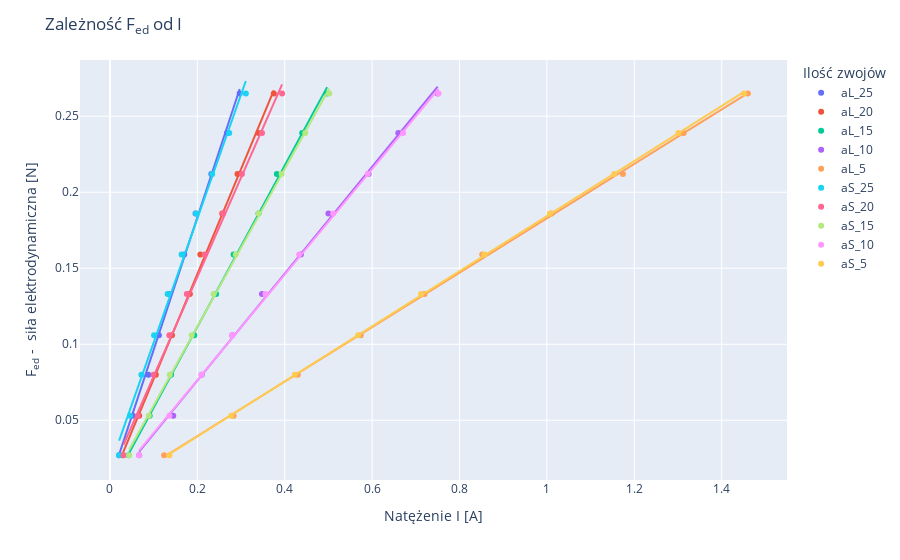

This figure's notebook cell:
### Markdown cell above
# Utworzeniu wykresu F<sub>ed</sub> od I

### Code cell
fig = px.scatter(df, y="fed", x=["aL_25", "aL_20", "aL_15", "aL_10", "aL_5", "aS_25", "aS_20", "aS_15", "aS_10", "aS_5"], trendline="ols")
fig.update_layout(
    title_text = "Zależność F<sub>ed</sub> od I",
    xaxis_title_text = "Natężenie I [A]",
    yaxis_title_text = "F<sub>ed</sub> -  siła elektrodynamiczna [N]",
    legend_title_text = "Ilość zwojów")
fig.show()

### Figure 1 — Plotly figure (JSON) as saved in the notebook; plotly's stock layout.template omitted (floating-point values rounded to 4 significant figures)
{"data": [{"hovertemplate": "variable=aL_25<br>value=%{x}<br>fed=%{y}<extra></extra>", "legendgroup": "aL_25", "marker": {"color": "#636efa", "symbol": "circle"}, "mode": "markers", "name": "aL_25", "orientation": "v", "showlegend": true, "type": "scatter", "x": [0.021, 0.052, 0.088, 0.112, 0.135, 0.17, 0.196, 0.232, 0.268, 0.297], "xaxis": "x", "y": [0.027, 0.053, 0.08, 0.106, 0.133, 0.159, 0.186, 0.212, 0.239, 0.265], "yaxis": "y"}, {"hovertemplate": "<b>OLS trendline</b><br>fed = 0.871415 * value + 0.00910066<br>R<sup>2</sup>=0.997618<br><br>variable=aL_25<br>value=%{x}<br>fed=%{y} <b>(trend)</b><extra></extra>", "legendgroup": "aL_25", "marker": {"color": "#636efa", "symbol": "circle"}, "mode": "lines", "name": "aL_25", "showlegend": false, "type": "scatter", "x": [0.021, 0.052, 0.088, 0.112, 0.135, 0.17, 0.196, 0.232, 0.268, 0.297], "xaxis": "x", "y": [0.0274, 0.05441, 0.08579, 0.1067, 0.1267, 0.1572, 0.1799, 0.2113, 0.2426, 0.2679], "yaxis": "y"}, {"hovertemplate": "variable=aL_20<br>value=%{x}<br>fed=%{y}<extra></extra>", "legendgroup": "aL_20", "marker": {"color": "#EF553B", "symbol": "circle"}, "mode": "markers", "name": "aL_20", "orientation": "v", "showlegend": true, "type": "scatter", "x": [0.03, 0.067, 0.105, 0.142, 0.183, 0.207, 0.257, 0.292, 0.34, 0.375], "xaxis": "x", "y": [0.027, 0.053, 0.08, 0.106, 0.133, 0.159, 0.186, 0.212, 0.239, 0.265], "yaxis": "y"}, {"hovertemplate": "<b>OLS trendline</b><br>fed = 0.690272 * value + 0.0080836<br>R<sup>2</sup>=0.998348<br><br>variable=aL_20<br>value=%{x}<br>fed=%{y} <b>(trend)</b><extra></extra>", "legendgroup": "aL_20", "marker": {"color": "#EF553B", "symbol": "circle"}, "mode": "lines", "name": "aL_20", "showlegend": false, "type": "scatter", "x": [0.03, 0.067, 0.105, 0.142, 0.183, 0.207, 0.257, 0.292, 0.34, 0.375], "xaxis": "x", "y": [0.02879, 0.05433, 0.08056, 0.1061, 0.1344, 0.151, 0.1855, 0.2096, 0.2428, 0.2669], "yaxis": "y"}, {"hovertemplate": "variable=aL_15<br>value=%{x}<br>fed=%{y}<extra></extra>", "legendgroup": "aL_15", "marker": {"color": "#00cc96", "symbol": "circle"}, "mode": "markers", "name": "aL_15", "orientation": "v", "showlegend": true, "type": "scatter", "x": [0.043, 0.091, 0.14, 0.193, 0.243, 0.283, 0.34, 0.382, 0.44, 0.497], "xaxis": "x", "y": [0.027, 0.053, 0.08, 0.106, 0.133, 0.159, 0.186, 0.212, 0.239, 0.265], "yaxis": "y"}, {"hovertemplate": "<b>OLS trendline</b><br>fed = 0.531156 * value + 0.0051373<br>R<sup>2</sup>=0.999119<br><br>variable=aL_15<br>value=%{x}<br>fed=%{y} <b>(trend)</b><extra></extra>", "legendgroup": "aL_15", "marker": {"color": "#00cc96", "symbol": "circle"}, "mode": "lines", "name": "aL_15", "showlegend": false, "type": "scatter", "x": [0.043, 0.091, 0.14, 0.193, 0.243, 0.283, 0.34, 0.382, 0.44, 0.497], "xaxis": "x", "y": [0.02798, 0.05347, 0.0795, 0.1077, 0.1342, 0.1555, 0.1857, 0.208, 0.2388, 0.2691], "yaxis": "y"}, {"hovertemplate": "variable=aL_10<br>value=%{x}<br>fed=%{y}<extra></extra>", "legendgroup": "aL_10", "marker": {"color": "#ab63fa", "symbol": "circle"}, "mode": "markers", "name": "aL_10", "orientation": "v", "showlegend": true, "type": "scatter", "x": [0.067, 0.145, 0.21, 0.28, 0.348, 0.437, 0.5, 0.592, 0.66, 0.75], "xaxis": "x", "y": [0.027, 0.053, 0.08, 0.106, 0.133, 0.159, 0.186, 0.212, 0.239, 0.265], "yaxis": "y"}, {"hovertemplate": "<b>OLS trendline</b><br>fed = 0.351578 * value + 0.00575574<br>R<sup>2</sup>=0.998421<br><br>variable=aL_10<br>value=%{x}<br>fed=%{y} <b>(trend)</b><extra></extra>", "legendgroup": "aL_10", "marker": {"color": "#ab63fa", "symbol": "circle"}, "mode": "lines", "name": "aL_10", "showlegend": false, "type": "scatter", "x": [0.067, 0.145, 0.21, 0.28, 0.348, 0.437, 0.5, 0.592, 0.66, 0.75], "xaxis": "x", "y": [0.02931, 0.05673, 0.07959, 0.1042, 0.1281, 0.1594, 0.1815, 0.2139, 0.2378, 0.2694], "yaxis": "y"}, {"hovertemplate": "variable=aL_5<br>value=%{x}<br>fed=%{y}<extra></extra>", "legendgroup": "aL_5", "marker": {"color": "#FFA15A", "symbol": "circle"}, "mode": "markers", "name": "aL_5", "orientation": "v", "showlegend": true, "type": "scatter", "x": [0.124, 0.283, 0.43, 0.574, 0.72, 0.852, 1.011, 1.174, 1.313, 1.46], "xaxis": "x", "y": [0.027, 0.053, 0.08, 0.106, 0.133, 0.159, 0.186, 0.212, 0.239, 0.265], "yaxis": "y"}, {"hovertemplate": "<b>OLS trendline</b><br>fed = 0.179071 * value + 0.00379939<br>R<sup>2</sup>=0.999712<br><br>variable=aL_5<br>value=%{x}<br>fed=%{y} <b>(trend)</b><extra></extra>", "legendgroup": "aL_5", "marker": {"color": "#FFA15A", "symbol": "circle"}, "mode": "lines", "name": "aL_5", "showlegend": false, "type": "scatter", "x": [0.124, 0.283, 0.43, 0.574, 0.72, 0.852, 1.011, 1.174, 1.313, 1.46], "xaxis": "x", "y": [0.026, 0.05448, 0.0808, 0.1066, 0.1327, 0.1564, 0.1848, 0.214, 0.2389, 0.2652], "yaxis": "y"}, {"hovertemplate": "variable=aS_25<br>value=%{x}<br>fed=%{y}<extra></extra>", "legendgroup": "aS_25", "marker": {"color": "#19d3f3", "symbol": "circle"}, "mode": "markers", "name": "aS_25", "orientation": "v", "showlegend": true, "type": "scatter", "x": [0.021, 0.046, 0.072, 0.101, 0.132, 0.164, 0.197, 0.234, 0.273, 0.311], "xaxis": "x", "y": [0.027, 0.053, 0.08, 0.106, 0.133, 0.159, 0.186, 0.212, 0.239, 0.265], "yaxis": "y"}, {"hovertemplate": "<b>OLS trendline</b><br>fed = 0.815667 * value + 0.01949<br>R<sup>2</sup>=0.994657<br><br>variable=aS_25<br>value=%{x}<br>fed=%{y} <b>(trend)</b><extra></extra>", "legendgroup": "aS_25", "marker": {"color": "#19d3f3", "symbol": "circle"}, "mode": "lines", "name": "aS_25", "showlegend": false, "type": "scatter", "x": [0.021, 0.046, 0.072, 0.101, 0.132, 0.164, 0.197, 0.234, 0.273, 0.311], "xaxis": "x", "y": [0.03662, 0.05701, 0.07822, 0.1019, 0.1272, 0.1533, 0.1802, 0.2104, 0.2422, 0.2732], "yaxis": "y"}, {"hovertemplate": "variable=aS_20<br>value=%{x}<br>fed=%{y}<extra></extra>", "legendgroup": "aS_20", "marker": {"color": "#FF6692", "symbol": "circle"}, "mode": "markers", "name": "aS_20", "orientation": "v", "showlegend": true, "type": "scatter", "x": [0.031, 0.064, 0.1, 0.136, 0.176, 0.217, 0.259, 0.302, 0.348, 0.394], "xaxis": "x", "y": [0.027, 0.053, 0.08, 0.106, 0.133, 0.159, 0.186, 0.212, 0.239, 0.265], "yaxis": "y"}, {"hovertemplate": "<b>OLS trendline</b><br>fed = 0.65298 * value + 0.0136409<br>R<sup>2</sup>=0.997400<br><br>variable=aS_20<br>value=%{x}<br>fed=%{y} <b>(trend)</b><extra></extra>", "legendgroup": "aS_20", "marker": {"color": "#FF6692", "symbol": "circle"}, "mode": "lines", "name": "aS_20", "showlegend": false, "type": "scatter", "x": [0.031, 0.064, 0.1, 0.136, 0.176, 0.217, 0.259, 0.302, 0.348, 0.394], "xaxis": "x", "y": [0.03388, 0.05543, 0.07894, 0.1024, 0.1286, 0.1553, 0.1828, 0.2108, 0.2409, 0.2709], "yaxis": "y"}, {"hovertemplate": "variable=aS_15<br>value=%{x}<br>fed=%{y}<extra></extra>", "legendgroup": "aS_15", "marker": {"color": "#B6E880", "symbol": "circle"}, "mode": "markers", "name": "aS_15", "orientation": "v", "showlegend": true, "type": "scatter", "x": [0.044, 0.089, 0.137, 0.187, 0.237, 0.288, 0.34, 0.393, 0.447, 0.502], "xaxis": "x", "y": [0.027, 0.053, 0.08, 0.106, 0.133, 0.159, 0.186, 0.212, 0.239, 0.265], "yaxis": "y"}, {"hovertemplate": "<b>OLS trendline</b><br>fed = 0.518777 * value + 0.00779782<br>R<sup>2</sup>=0.999320<br><br>variable=aS_15<br>value=%{x}<br>fed=%{y} <b>(trend)</b><extra></extra>", "legendgroup": "aS_15", "marker": {"color": "#B6E880", "symbol": "circle"}, "mode": "lines", "name": "aS_15", "showlegend": false, "type": "scatter", "x": [0.044, 0.089, 0.137, 0.187, 0.237, 0.288, 0.34, 0.393, 0.447, 0.502], "xaxis": "x", "y": [0.03062, 0.05397, 0.07887, 0.1048, 0.1307, 0.1572, 0.1842, 0.2117, 0.2397, 0.2682], "yaxis": "y"}, {"hovertemplate": "variable=aS_10<br>value=%{x}<br>fed=%{y}<extra></extra>", "legendgroup": "aS_10", "marker": {"color": "#FF97FF", "symbol": "circle"}, "mode": "markers", "name": "aS_10", "orientation": "v", "showlegend": true, "type": "scatter", "x": [0.067, 0.136, 0.209, 0.28, 0.356, 0.433, 0.511, 0.59, 0.671, 0.752], "xaxis": "x", "y": [0.027, 0.053, 0.08, 0.106, 0.133, 0.159, 0.186, 0.212, 0.239, 0.265], "yaxis": "y"}, {"hovertemplate": "<b>OLS trendline</b><br>fed = 0.347018 * value + 0.00701925<br>R<sup>2</sup>=0.999361<br><br>variable=aS_10<br>value=%{x}<br>fed=%{y} <b>(trend)</b><extra></extra>", "legendgroup": "aS_10", "marker": {"color": "#FF97FF", "symbol": "circle"}, "mode": "lines", "name": "aS_10", "showlegend": false, "type": "scatter", "x": [0.067, 0.136, 0.209, 0.28, 0.356, 0.433, 0.511, 0.59, 0.671, 0.752], "xaxis": "x", "y": [0.03027, 0.05421, 0.07955, 0.1042, 0.1306, 0.1573, 0.1843, 0.2118, 0.2399, 0.268], "yaxis": "y"}, {"hovertemplate": "variable=aS_5<br>value=%{x}<br>fed=%{y}<extra></extra>", "legendgroup": "aS_5", "marker": {"color": "#FECB52", "symbol": "circle"}, "mode": "markers", "name": "aS_5", "orientation": "v", "showlegend": true, "type": "scatter", "x": [0.136, 0.278, 0.423, 0.568, 0.712, 0.857, 1.007, 1.154, 1.301, 1.451], "xaxis": "x", "y": [0.027, 0.053, 0.08, 0.106, 0.133, 0.159, 0.186, 0.212, 0.239, 0.265], "yaxis": "y"}, {"hovertemplate": "<b>OLS trendline</b><br>fed = 0.181221 * value + 0.00307069<br>R<sup>2</sup>=0.999943<br><br>variable=aS_5<br>value=%{x}<br>fed=%{y} <b>(trend)</b><extra></extra>", "legendgroup": "aS_5", "marker": {"color": "#FECB52", "symbol": "circle"}, "mode": "lines", "name": "aS_5", "showlegend": false, "type": "scatter", "x": [0.136, 0.278, 0.423, 0.568, 0.712, 0.857, 1.007, 1.154, 1.301, 1.451], "xaxis": "x", "y": [0.02772, 0.05345, 0.07973, 0.106, 0.1321, 0.1584, 0.1856, 0.2122, 0.2388, 0.266], "yaxis": "y"}], "layout": {"legend": {"title": {"text": "Ilość zwojów"}, "tracegroupgap": 0}, "margin": {"t": 60}, "title": {"text": "Zależność F<sub>ed</sub> od I"}, "xaxis": {"anchor": "y", "domain": [0, 1], "title": {"text": "Natężenie I [A]"}}, "yaxis": {"anchor": "x", "domain": [0, 1], "title": {"text": "F<sub>ed</sub> -  siła elektrodynamiczna [N]"}}}}
